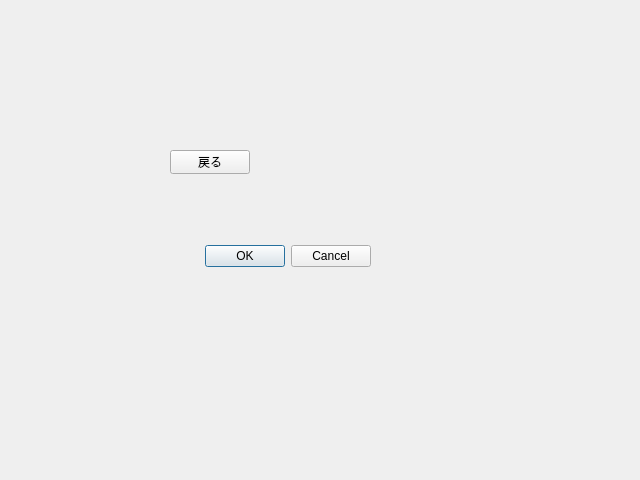
<?xml version="1.0" encoding="UTF-8"?>
<ui version="4.0">
 <class>ML_Window</class>
 <widget class="QDialog" name="ML_Window">
  <property name="geometry">
   <rect>
    <x>0</x>
    <y>0</y>
    <width>640</width>
    <height>480</height>
   </rect>
  </property>
  <property name="windowTitle">
   <string>Dialog</string>
  </property>
  <widget class="QDialogButtonBox" name="buttonBox">
   <property name="geometry">
    <rect>
     <x>30</x>
     <y>240</y>
     <width>341</width>
     <height>32</height>
    </rect>
   </property>
   <property name="orientation">
    <enum>Qt::Horizontal</enum>
   </property>
   <property name="standardButtons">
    <set>QDialogButtonBox::Cancel|QDialogButtonBox::Ok</set>
   </property>
  </widget>
  <widget class="QPushButton" name="pushButton">
   <property name="geometry">
    <rect>
     <x>170</x>
     <y>150</y>
     <width>80</width>
     <height>24</height>
    </rect>
   </property>
   <property name="text">
    <string>戻る</string>
   </property>
  </widget>
 </widget>
 <resources/>
 <connections>
  <connection>
   <sender>buttonBox</sender>
   <signal>accepted()</signal>
   <receiver>ML_Window</receiver>
   <slot>accept()</slot>
   <hints>
    <hint type="sourcelabel">
     <x>248</x>
     <y>254</y>
    </hint>
    <hint type="destinationlabel">
     <x>157</x>
     <y>274</y>
    </hint>
   </hints>
  </connection>
  <connection>
   <sender>buttonBox</sender>
   <signal>rejected()</signal>
   <receiver>ML_Window</receiver>
   <slot>reject()</slot>
   <hints>
    <hint type="sourcelabel">
     <x>316</x>
     <y>260</y>
    </hint>
    <hint type="destinationlabel">
     <x>286</x>
     <y>274</y>
    </hint>
   </hints>
  </connection>
 </connections>
</ui>
